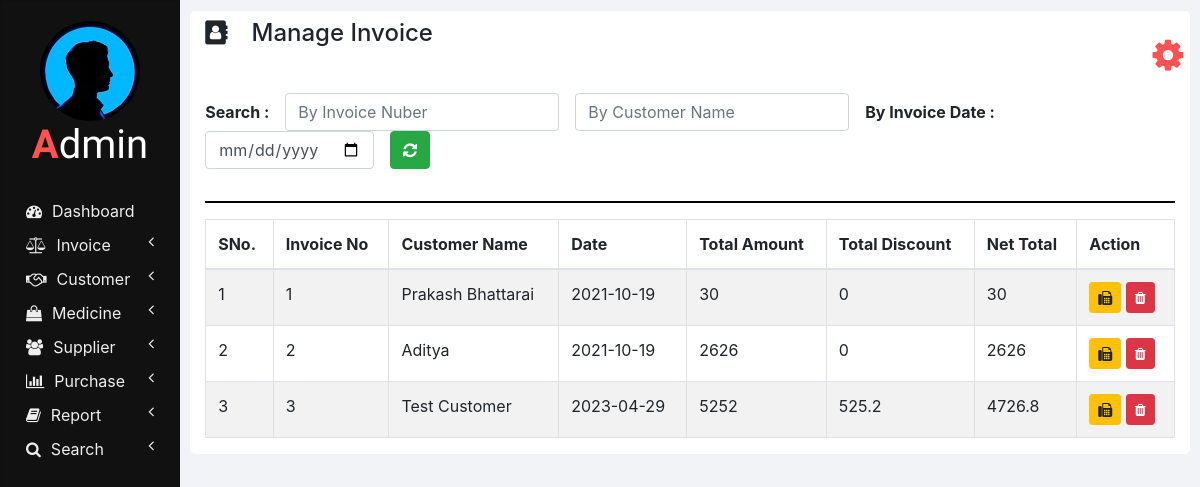
Page /manage_invoice.php on the committed database.
### tables this page shows
CREATE TABLE `invoices` (
  `INVOICE_ID` int(11) NOT NULL,
  `NET_TOTAL` double NOT NULL DEFAULT 0,
  `INVOICE_DATE` date NOT NULL DEFAULT current_timestamp(),
  `CUSTOMER_ID` int(11) NOT NULL,
  `TOTAL_AMOUNT` double NOT NULL,
  `TOTAL_DISCOUNT` double NOT NULL
);

CREATE TABLE `customers` (
  `ID` int(11) NOT NULL,
  `NAME` varchar(20) NOT NULL,
  `CONTACT_NUMBER` varchar(10) NOT NULL,
  `ADDRESS` varchar(100) NOT NULL,
  `DOCTOR_NAME` varchar(20) NOT NULL,
  `DOCTOR_ADDRESS` varchar(100) NOT NULL
);

### php/manage_invoice.php (the view, shortened to what this page needs)
<?php
  function showInvoices() {
    require "db_connection.php";
    if($con) {
      $seq_no = 0;
      $query = "SELECT * FROM invoices INNER JOIN customers ON invoices.CUSTOMER_ID = customers.ID";
      $result = mysqli_query($con, $query);
      while($row = mysqli_fetch_array($result)) {
        $seq_no++;
        showInvoiceRow($seq_no, $row);
      }
    }
  }
  function showInvoiceRow($seq_no, $row) {
    ?>
    <tr>
      <td><?php echo $seq_no; ?></td>
      <td><?php echo $row['INVOICE_ID']; ?></td>
      <td><?php echo $row['NAME']; ?></td>
      <td><?php echo $row['INVOICE_DATE']; ?></td>
      <td><?php echo $row['TOTAL_AMOUNT']; ?></td>
      <td><?php echo $row['TOTAL_DISCOUNT']; ?></td>
      <td><?php echo $row['NET_TOTAL']; ?></td>
      <td>
        <button class="btn btn-warning btn-sm" onclick="printInvoice(<?php echo $row['INVOICE_ID']; ?>);">
          <i class="fa fa-fax"></i>
        </button>
        <button class="btn btn-danger btn-sm" onclick="deleteInvoice(<?php echo $row['INVOICE_ID']; ?>);">
          <i class="fa fa-trash"></i>
        </button>
      </td>
    </tr>
    <?php
  }
    ?>

### css/sidenav.css (style rules this page uses)
body { background-color: #f1f3f6; }
.sidenav { width: 15%; height: 100vh; background-color: #222222; position: fixed; z-index: 1; flex: 1 0 auto; }
.card { width: 100%; height: 100%; top: 0; border-radius: 0; background-color: #111111; }
.logo .logo-caption { font-family: 'Poiret One', cursive; color: #ffffff; text-align: center; margin-bottom: 25px; }
.logo .profile { margin-left: 50%; border-radius: 50%; transform: translate(-50%); }
.logo .tweak { color: #ff5252; font-weight: bold; }
.main-menu-item { padding: 5px 5px; cursor: pointer; }
.main-menu-item > a { color: #eeeeee; text-decoration: none; font-size: 16px; }
.main-menu-item > a > span { margin-left: 10px; }

### css/home.css (style rules this page uses)
html, body { height: 100vh; }

### rows in the picture
invoices: seq_no "1", INVOICE_ID "1", CUSTOMER_ID.NAME "Prakash Bhattarai", INVOICE_DATE "2021-10-19", TOTAL_AMOUNT "30", TOTAL_DISCOUNT "0", NET_TOTAL "30"
invoices: seq_no "2", INVOICE_ID "2", CUSTOMER_ID.NAME "Aditya", INVOICE_DATE "2021-10-19", TOTAL_AMOUNT "2626", TOTAL_DISCOUNT "0", NET_TOTAL "2626"
invoices: seq_no "3", INVOICE_ID "3", CUSTOMER_ID.NAME "Test Customer", INVOICE_DATE "2023-04-29", TOTAL_AMOUNT "5252", TOTAL_DISCOUNT "525.2", NET_TOTAL "4726.8"

### other values in the picture
$heading "Manage Invoice"
